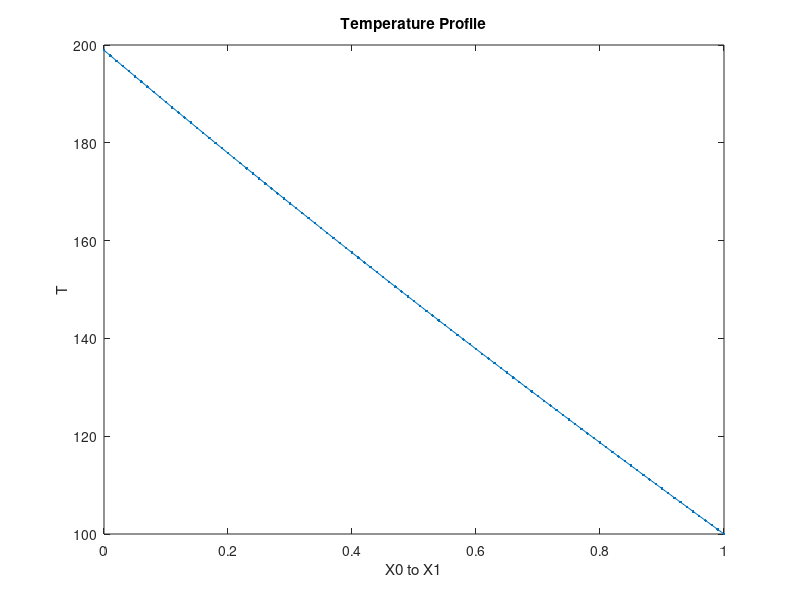

This chart was generated by the following MATLAB code:
%% Parameters
N = 100; % number of grid points

%% Spatial Domain
h = 1/N; % distance between grid points
r = [0:h:1]'; % location of grid point

%% Sparse Matrix
A = spalloc(N,N,3*N);  % allocate sparse matrix
% Equation for i = 1 (r = 0)
A(1,1) = -2/h^2 -.1;
A(1,2) = 1/h^2;
% Equations for i = 2...N-1
for i = 2:N-1
    A(i,i-1) = 1/h^2;
    A(i,i) = -2/h^2 - .1;
    A(i,i+1) = 1/h^2;
end
% Equations for i = N
A(N,N-1) = 1/h^2;
A(N,N) = -2/h^2 - .1;

%% Right Hand Side
b = zeros(N,1);
b(1) = -200/h^2
b(N) = -100/h^2;

%% Solve Linear System
c = A\b;
c = [c;100]; % append the value at r = 1

%% Plot Result
plot(r,c,'- .');
title('Temperature Profile')
xlabel('X0 to X1')
ylabel('T')